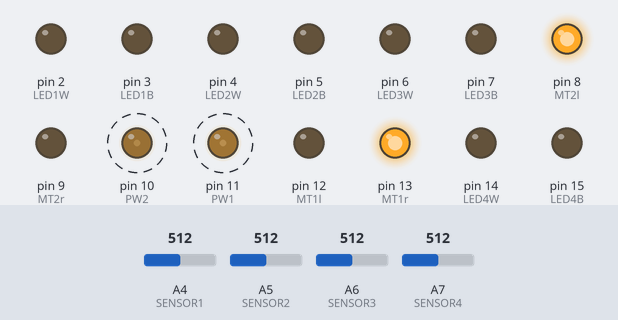
A sketch run on a simulated Arduino Nano, built with avr-gcc and run on an emulated ATmega328P. Parts: output pins drawn as LEDs (lit = HIGH). Dashed ring = blinking. The test bench sets the inputs (shaded band); at power-on: A4 (SENSOR1) = 512, A6 (SENSOR3) = 512, A5 (SENSOR2) = 512, A7 (SENSOR4) = 512. What the sketch prints to the serial monitor is not drawn.

Above: at 0.7 s.
1.3 s: A4 (SENSOR1) set to 693
4.3 s: A4 (SENSOR1) set to 708
At 4.7 s:
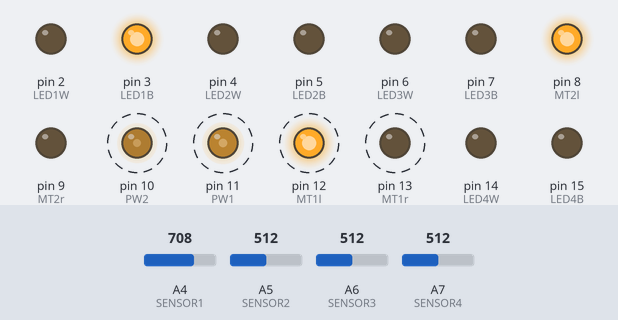
7.3 s: A6 (SENSOR3) set to 689
10.3 s: A6 (SENSOR3) set to 711
At 10.7 s:
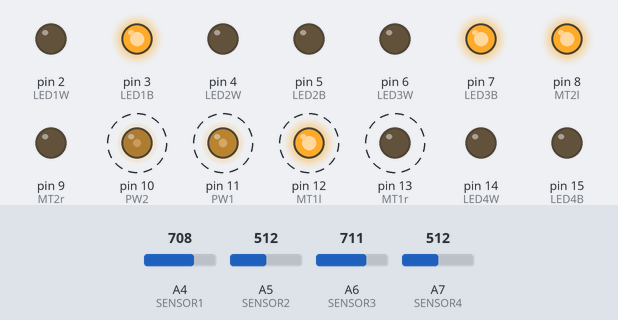
13.3 s: A5 (SENSOR2) set to 314
16.3 s: A5 (SENSOR2) set to 292
At 17.3 s:
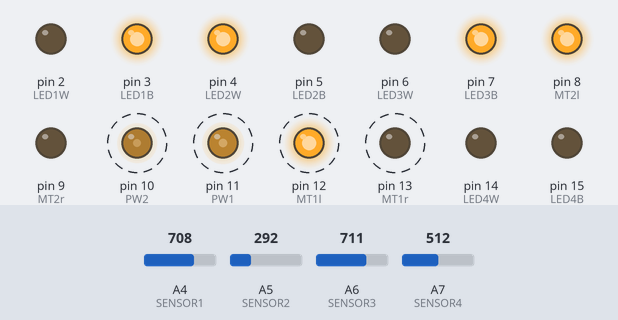
Timing chart, 0 to 20.3 s (numbered marks = the images above; inputs shaded):
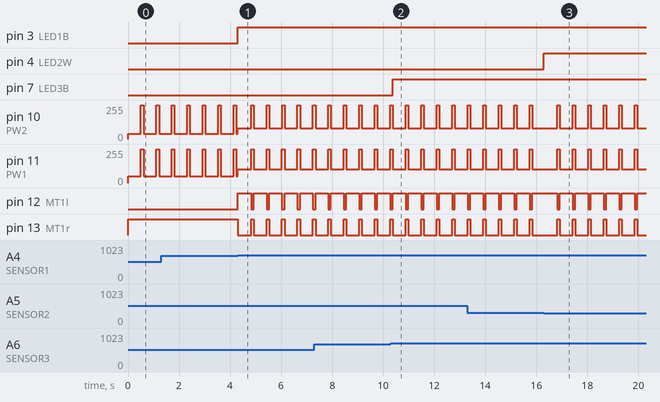

The sketch:

final.ino
```cpp
/***** IR Sensors *****/
#define SENSOR1 A4
#define SENSOR2 A5
#define SENSOR3 A6
#define SENSOR4 A7


/***** LEDs *****/
#define LED1W 2
#define LED1B 3
#define LED2W 4
#define LED2B 5
#define LED3W 6
#define LED3B 7
#define LED4W 14
#define LED4B 15


/***** DC Motor (L298N) *****/
#define MT1l 12
#define MT1r 13
#define PW1 11

#define MT2l 8
#define MT2r 9
#define PW2 10

#define LEFT 1
#define RIGHT 2
#define FRONT 1
#define BACK 2

/***** Sensor Constants *****/
const int WHITE_THRESH[4] = { 150, 300, 250, 150 };
const int BLACK_THRESH[4] = { 700, 750, 700, 750 };

#define WHITE 0
#define BLACK 1
#define GRAY 2


/***** Grid Counter *****/

const int STOP_NUMBER = 10;
const int CONTINUOUS_THRESH = 3;
int current_color = WHITE;
int stop_count = 0;
int change_count = 0;

const int IDLE_THRESH = 100;
int idle_count = 0;
int prev1, prev2, prev3, prev4;

const int TICK = 3;
const int BOOST = 100;

void setup() {
  // IR Sensors
  pinMode(SENSOR1, INPUT);
  pinMode(SENSOR2, INPUT);
  pinMode(SENSOR3, INPUT);
  pinMode(SENSOR4, INPUT);

  // LEDs
  pinMode(LED1W, OUTPUT);
  pinMode(LED1B, OUTPUT);
  pinMode(LED2W, OUTPUT);
  pinMode(LED2B, OUTPUT);
  pinMode(LED3W, OUTPUT);
  pinMode(LED3B, OUTPUT);
  pinMode(LED4W, OUTPUT);
  pinMode(LED4B, OUTPUT);

  // DC Motor w/ L298N control module
  pinMode(MT1l, OUTPUT);
  pinMode(MT1r, OUTPUT);
  pinMode(PW1, OUTPUT);
  setDirection(LEFT, FRONT);

  pinMode(MT2l, OUTPUT);
  pinMode(MT2r, OUTPUT);
  pinMode(PW2, OUTPUT);
  setDirection(RIGHT, FRONT);

  Serial.begin(38400);
}


int value1;
int value2;
int value3;
int value4;


#define POWER 40
#define SMALL_TURN_POWER 80
#define BIG_TURN_POWER 80

// #define POWER 50
// #define TURN_POWER 150

void loop() {
  // readAllSensors();
  // loopThroughSensors();
  // delay(200);
  drive();
  // handleStop();
}


#define GO_STRAIGHT 0
#define TURN_LEFT 1
#define TURN_RIGHT 2

int previous_move = GO_STRAIGHT;

void drive() {
  recordPrev();
  readAllSensors();

  handleIdle();
  if (prev1 != GRAY && value1 != GRAY) {
    turnLeftBig();
  } else if (prev4 != GRAY && value4 != GRAY) {
    turnRightBig();
  } else {
    if (value2 == GRAY && value3 == GRAY) {
      if (previous_move == GO_STRAIGHT)
        goStraight();
      else if (previous_move == TURN_LEFT)
        turnLeftBig();
      else if (previous_move == TURN_RIGHT)
        turnRightBig();
    } else if (value3 == GRAY) {
      turnLeftSmall();
    } else if (value2 == GRAY) {
      turnRightSmall();
    } else {
      goStraight();
    }
  }
  handleColor();
  delay(TICK);
}

void handleColor() {
  int new_color = getColor();
  if (new_color != current_color) {
    change_count += 1;
  } else {
    change_count = max(change_count - 1, 0);
  }
  if (change_count == CONTINUOUS_THRESH) {
    change_count = 0;
    current_color = new_color;
    stop_count += 1;
    if (stop_count == STOP_NUMBER) {
      stop_count = 0;
      handleStop();

      setDirection(LEFT, FRONT);
      setPower(LEFT, 255);
      setDirection(RIGHT, FRONT);
      setPower(RIGHT, 255);
      delay(BOOST);
    }
  }
}

void handleStop() {
  setPower(LEFT, 0);
  setPower(RIGHT, 0);

  int gap = 3000 / 8 / 3;

  for (int i = 0; i < 3; i++) {
    delay(gap);

    setLight(2, HIGH);
    setLight(3, HIGH);
    delay(gap);

    setLight(1, HIGH);
    setLight(4, HIGH);
    delay(gap);

    setLight(5, HIGH);
    setLight(8, HIGH);
    delay(gap);

    setLight(6, HIGH);
    setLight(7, HIGH);
    delay(gap);

    setLight(6, LOW);
    setLight(7, LOW);
    delay(gap);

    setLight(5, LOW);
    setLight(8, LOW);
    delay(gap);

    setLight(1, LOW);
    setLight(4, LOW);
    delay(gap);

    setLight(2, LOW);
    setLight(3, LOW);
  }
}

void handleIdle() {
  if (prev1 == value1 && prev2 == value2 && prev3 == value3 && prev4 == value4) {
    idle_count += 1;
  } else {
    idle_count = 0;
  }
  if (idle_count == IDLE_THRESH) {
    idle_count = 0;
    setDirection(LEFT, FRONT);
    setPower(LEFT, 255);
    setDirection(RIGHT, FRONT);
    setPower(RIGHT, 255);
    delay(BOOST);
  }
}

void setLight(int index, int value) {
  if (index == 1)
    digitalWrite(LED4B, value);
  if (index == 2)
    digitalWrite(LED3B, value);
  if (index == 3)
    digitalWrite(LED2B, value);
  if (index == 4)
    digitalWrite(LED1B, value);
  if (index == 5)
    digitalWrite(LED4W, value);
  if (index == 6)
    digitalWrite(LED3W, value);
  if (index == 7)
    digitalWrite(LED2W, value);
  if (index == 8)
    digitalWrite(LED1W, value);
}

void recordPrev() {
  prev1 = value1;
  prev2 = value2;
  prev3 = value3;
  prev4 = value4;
}

int getColor() {
  int black_count = 0;
  int white_count = 0;
  black_count += (value1 == BLACK);
  black_count += (value2 == BLACK);
  black_count += (value3 == BLACK);
  black_count += (value4 == BLACK);
  white_count += (value1 == WHITE);
  white_count += (value2 == WHITE);
  white_count += (value3 == WHITE);
  white_count += (value4 == WHITE);

  if (black_count > white_count)
    return WHITE;
  if (black_count < white_count)
    return BLACK;
  return current_color;
}

void goStraight() {
  setDirection(LEFT, FRONT);
  setPower(LEFT, POWER);
  setDirection(RIGHT, FRONT);
  setPower(RIGHT, POWER);
  previous_move = GO_STRAIGHT;
}

void turnLeftSmall() {
  setDirection(LEFT, BACK);
  setPower(LEFT, SMALL_TURN_POWER);
  setDirection(RIGHT, FRONT);
  setPower(RIGHT, SMALL_TURN_POWER);
  previous_move = TURN_LEFT;
}

void turnRightSmall() {
  setDirection(LEFT, FRONT);
  setPower(LEFT, SMALL_TURN_POWER);
  setDirection(RIGHT, BACK);
  setPower(RIGHT, SMALL_TURN_POWER);
  previous_move = TURN_RIGHT;
}

void turnLeftBig() {
  setDirection(LEFT, BACK);
  setPower(LEFT, BIG_TURN_POWER);
  setDirection(RIGHT, FRONT);
  setPower(RIGHT, BIG_TURN_POWER);
  previous_move = TURN_LEFT;
}

void turnRightBig() {
  setDirection(LEFT, FRONT);
  setPower(LEFT, BIG_TURN_POWER);
  setDirection(RIGHT, BACK);
  setPower(RIGHT, BIG_TURN_POWER);
  previous_move = TURN_RIGHT;
}

void runMotor() {
  setDirection(LEFT, FRONT);
  setDirection(RIGHT, FRONT);

  analogWrite(PW1, POWER);
  analogWrite(PW2, POWER);

  delay(2000);

  analogWrite(PW1, 0);
  analogWrite(PW2, 0);
  setDirection(LEFT, BACK);
  setDirection(RIGHT, BACK);

  delay(2000);

  analogWrite(PW1, POWER);
  analogWrite(PW2, POWER);

  delay(2000);

  analogWrite(PW1, 0);
  analogWrite(PW2, 0);

  delay(2000);
}


void readAllSensors() {
  value1 = readSensor(SENSOR1, LED1W, LED1B);
  value2 = readSensor(SENSOR2, LED2W, LED2B);
  value3 = readSensor(SENSOR3, LED3W, LED3B);
  value4 = readSensor(SENSOR4, LED4W, LED4B);
}


int readSensor(uint8_t sensor_pin, uint8_t white_pin, uint8_t black_pin) {
  int value = analogRead(sensor_pin);
  Serial.println(value);

  int white_value = LOW;
  int black_value = LOW;
  int sensor_value = GRAY;

  if (value < getWhiteThresh(sensor_pin)) {
    white_value = HIGH;
    sensor_value = WHITE;
  } else if (value > getBlackThresh(sensor_pin)) {
    black_value = HIGH;
    sensor_value = BLACK;
  }
  digitalWrite(white_pin, white_value);
  digitalWrite(black_pin, black_value);
  return sensor_value;
}

int getWhiteThresh(uint8_t sensor_pin) {
  if (sensor_pin == SENSOR1)
    return WHITE_THRESH[0];
  if (sensor_pin == SENSOR2)
    return WHITE_THRESH[1];
  if (sensor_pin == SENSOR3)
    return WHITE_THRESH[2];
  if (sensor_pin == SENSOR4)
    return WHITE_THRESH[3];
  Serial.println("[ERROR] SENSOR NOT FOUND");
}

int getBlackThresh(uint8_t sensor_pin) {
  if (sensor_pin == SENSOR1)
    return BLACK_THRESH[0];
  if (sensor_pin == SENSOR2)
    return BLACK_THRESH[1];
  if (sensor_pin == SENSOR3)
    return BLACK_THRESH[2];
  if (sensor_pin == SENSOR4)
    return BLACK_THRESH[3];
  Serial.println("[ERROR] SENSOR NOT FOUND");
}


void setDirection(int side, int dir) {
  if (side == LEFT) {
    if (dir == FRONT) {
      digitalWrite(MT1l, LOW);
      digitalWrite(MT1r, HIGH);
    } else if (dir == BACK) {
      digitalWrite(MT1l, HIGH);
      digitalWrite(MT1r, LOW);
    } else {
      Serial.println("[ERROR] DIRECTION NOT FOUND");
    }
  } else if (side == RIGHT) {
    if (dir == FRONT) {
      digitalWrite(MT2l, HIGH);
      digitalWrite(MT2r, LOW);
    } else if (dir == BACK) {
      digitalWrite(MT2l, LOW);
      digitalWrite(MT2r, HIGH);
    } else {
      Serial.println("[ERROR] DIRECTION NOT FOUND");
    }
  } else {
    Serial.println("[ERROR] MOTOR NOT FOUND");
  }
}

void setPower(int direction, int power) {
  if (direction == LEFT) {
    analogWrite(PW1, min(255, power * 1.3));
    // analogWrite(PW1, power);
  } else if (direction == RIGHT) {
    analogWrite(PW2, power);
  } else {
    Serial.println("[ERROR] MOTOR NOT FOUND");
  }
}

void loopThroughLeds2() {
  digitalWrite(LED1W, HIGH);
  digitalWrite(LED1B, HIGH);
  delay(1000);
  digitalWrite(LED1B, LOW);
  digitalWrite(LED1W, LOW);
  digitalWrite(LED2W, HIGH);
  digitalWrite(LED2B, HIGH);
  delay(1000);
  digitalWrite(LED2W, LOW);
  digitalWrite(LED2B, LOW);
  digitalWrite(LED3W, HIGH);
  digitalWrite(LED3B, HIGH);
  delay(1000);
  digitalWrite(LED3W, LOW);
  digitalWrite(LED3B, LOW);
  digitalWrite(LED4W, HIGH);
  digitalWrite(LED4B, HIGH);
  delay(1000);
  digitalWrite(LED4W, LOW);
  digitalWrite(LED4B, LOW);
  delay(1000);
}

void loopThroughLeds() {
  digitalWrite(LED1W, HIGH);
  delay(1000);
  digitalWrite(LED1W, LOW);
  digitalWrite(LED1B, HIGH);
  delay(1000);
  digitalWrite(LED1B, LOW);
  digitalWrite(LED2W, HIGH);
  delay(1000);
  digitalWrite(LED2W, LOW);
  digitalWrite(LED2B, HIGH);
  delay(1000);
  digitalWrite(LED2B, LOW);
  digitalWrite(LED3W, HIGH);
  delay(1000);
  digitalWrite(LED3W, LOW);
  digitalWrite(LED3B, HIGH);
  delay(1000);
  digitalWrite(LED3B, LOW);
  digitalWrite(LED4W, HIGH);
  delay(1000);
  digitalWrite(LED4W, LOW);
  digitalWrite(LED4B, HIGH);
  delay(1000);
  digitalWrite(LED4B, LOW);
  delay(1000);
}

void loopThroughSensors() {
  Serial.print(analogRead(SENSOR1));
  Serial.print(" ");
  Serial.print(analogRead(SENSOR2));
  Serial.print(" ");
  Serial.print(analogRead(SENSOR3));
  Serial.print(" ");
  Serial.print(analogRead(SENSOR4));
  Serial.println();
}

void testTurn() {
  setDirection(LEFT, FRONT);
  setPower(LEFT, 255);
  setDirection(RIGHT, FRONT);
  setPower(RIGHT, 255);
  delay(BOOST);
  goStraight();
  delay(500);
  turnLeftSmall();
  delay(500);
  setDirection(LEFT, FRONT);
  setPower(LEFT, 255);
  setDirection(RIGHT, FRONT);
  setPower(RIGHT, 255);
  delay(BOOST);
  goStraight();
  delay(500);
  turnRightSmall();
  delay(500);
}
```

Measured:
- the behaviour switches between 700 and 701 on A4 (SENSOR1) (found by bisection; images 0 and 1)
- the behaviour switches between 700 and 701 on A6 (SENSOR3) (found by bisection; images 1 and 2)
- the behaviour switches between 300 and 299 on A5 (SENSOR2) (found by bisection; images 2 and 3)
- after the input at 4.3 s, pin 3 (LED1B): LOW → HIGH at once; pin 12 (MT1l): alternates HIGH for 0.51 s and LOW for 0.10 s, starting at once; pin 13 (MT1r): alternates HIGH for 0.10 s and LOW for 0.51 s, starting at once
- after the input at 10.3 s, pin 7 (LED3B): LOW → HIGH after 0.08 s
- after the input at 16.3 s, pin 4 (LED2W): LOW → HIGH at once
- by itself, pin 10 (PW2): alternates 255/255 for 0.10 s and 80/255 for 0.51 s
- by itself, pin 11 (PW1): alternates 255/255 for 0.10 s and 104/255 for 0.51 s
